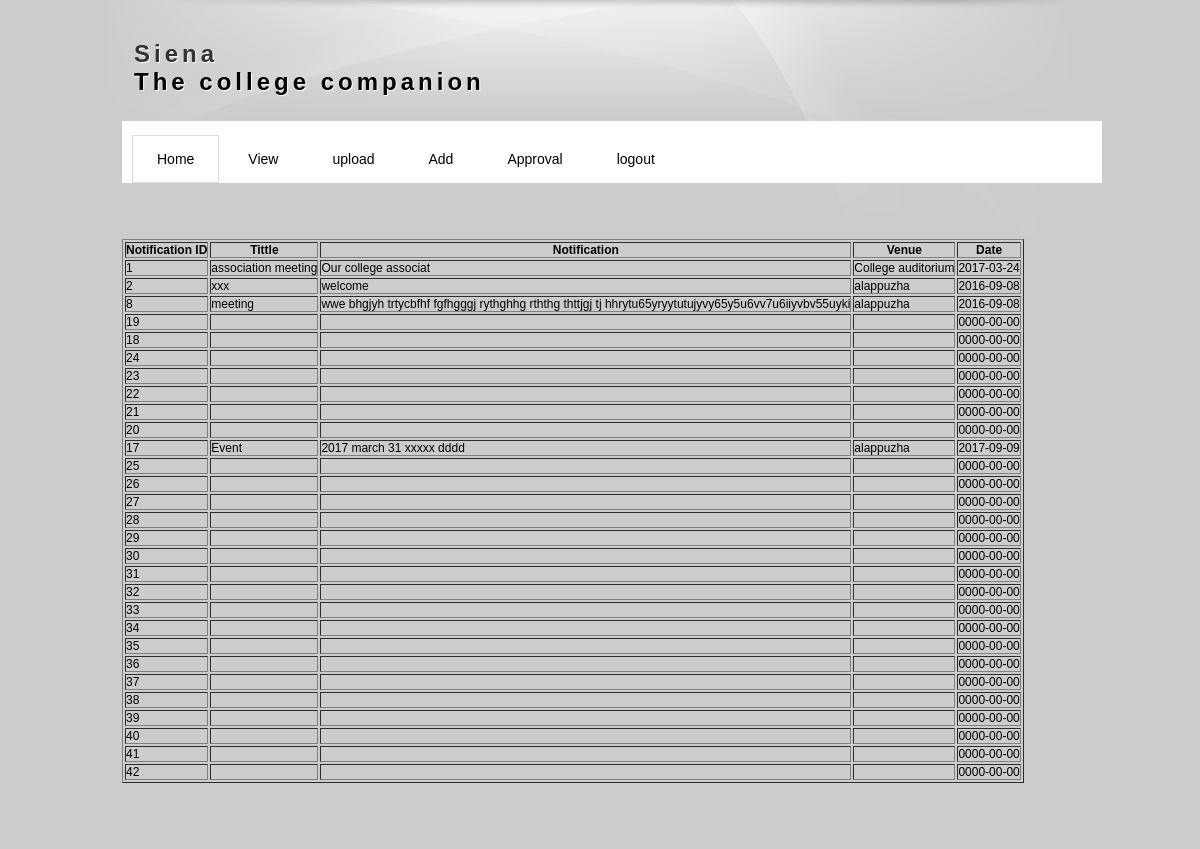
Screenshot of /teacher/viewnotification.php with the database file from the repository.
### tables this page shows
CREATE TABLE `notification` (
  `nid` int(11) NOT NULL auto_increment,
  `tittle` varchar(20) NOT NULL,
  `notification` varchar(100) NOT NULL,
  `venue` varchar(20) NOT NULL,
  `date` date NOT NULL,
  PRIMARY KEY  (`nid`)
);

### shares/db/mydatabase.inc (called while the page is built, shortened)
<?php
	function getDatas($sql){
		$dt = mysql_query($sql);
		$table = array();
		$rno = mysql_num_rows($dt);
		$cno = mysql_num_fields($dt);
		for($i=0;$i<$rno;$i++){
			$row = mysql_fetch_array($dt);
			for($j=0;$j<$cno;$j++){
				$table[$i][$j] = $row[$j];
			}
		}
		return $table;
	}
?>

### teacher/viewnotification.php (the view, shortened to what this page needs)
<?php include("../admin/menu.php");?>
 <?php include_once("../shares/db/mydatabase.inc"); ?>
<div id="site_content">
<br><br><br><br>
<form method="post">
	<table class="datagrid" border="1">
	<tr>
		<th>Notification ID</th>
		<th>Tittle</th>
		<th>Notification</th>
		<th>Venue</th>
		<th>Date</th>
	</tr>
	<?php
		$sql = "select * from notification";
		$tbl = getDatas($sql);
		for($i=0;$i<count($tbl);$i++){
			$cl = ($i%2==0)?"eve":"odd";
			echo "<tr class='$cl'>";
			for($j=0;$j<count($tbl[$i]);$j++){
				echo "<td>".$tbl[$i][$j]."</td>";
			}
?>
<?php
			echo "</tr>";
		}
	?>
	</table>
</form>
</div>
<br/><br/><br/><br/>

### admin/menu.php (shortened to what this page needs)
<!DOCTYPE html PUBLIC "-//W3C//DTD XHTML 1.0 Transitional//EN" "http://www.w3.org/TR/xhtml1/DTD/xhtml1-transitional.dtd">
<html xmlns="http://www.w3.org/1999/xhtml" xml:lang="en" lang="en">
<head>
<link rel="stylesheet" type="text/css" href="../tempfinal/css/main.css" media="screen" />
<link rel="stylesheet" type="text/css" href="../tempfinal/prettyphoto/css/prettyPhoto.css" media="screen" />
</head>
<body>
<div id="wrapper">
  <div id="logo">
    <div id="logo">
  <h1><a href="#">Siena</a> <br>The college companion</b></h1>
  </div>
  <div id="content">
    <ul class="menu" id="jMenu">
      <li class="current"><a href="index.php">Home</a></li>
      <li><a href="">View</a>
      </li>
	  <li><a href="">upload</a>
      </li>
	  <li><a href="">Add</a>
      </li>
	   <li><a href="">Approval</a>
      </li>
	  <li><a href="../common/index.php">logout</a>
      </li>
    </ul>
</div>

### tempfinal/css/main.css (style rules this page uses)
* { margin: 0; padding: 0; }
body { font: 12px Tahoma, Arial, Sans-Serif; color: #000; background: #ccc; }
a { text-decoration: none; color: #000; }
h1 { font-size: 24px; font-weight: normal; margin-bottom: 15px; }
#wrapper { margin: 0 auto; width: 980px; background: url(../images/bg.jpg) no-repeat; }
#logo { padding: 20px 12px 10px; }
#logo h1 { font: bold 24px Arial; text-shadow: 1px 1px 1px #fff; letter-spacing: 4px; }
#logo h1 a { color: #333; }
#content { background: #fff; width: 980px; }
.menu { list-style:none; margin: 14px 25px 0 10px; width: 600px; float: left; }
.menu li { float: left; margin: 0 4px 0 0; }
.menu li a { display: block; font-size: 14px; padding: 14px 24px; border: 1px solid #fff; }
.menu a:hover, .menu li.current a { border: 1px solid #ddd; }
ul { color: #666; margin: 0 0 10px 30px; line-height: 18px; }

### rows the page displays
notification: nid "1", tittle "association meeting", notification "Our college associat", venue "College auditorium", date "2017-03-24"
notification: nid "2", tittle "xxx", notification "welcome", venue "alappuzha", date "2016-09-08"
notification: nid "8", tittle "meeting", notification "wwe bhgjyh trtycbfhf fgfhgggj rythghhg rththg thttjgj tj hhrytu65yryytutujyvy65y5u6vv7u6iiyvbv55uyki", venue "alappuzha", date "2016-09-08"
notification: nid "19", date "0000-00-00"
notification: nid "18", date "0000-00-00"
notification: nid "24", date "0000-00-00"
notification: nid "23", date "0000-00-00"
notification: nid "22", date "0000-00-00"
notification: nid "21", date "0000-00-00"
notification: nid "20", date "0000-00-00"
notification: nid "17", tittle "Event", notification "2017 march 31 xxxxx dddd", venue "alappuzha", date "2017-09-09"
notification: nid "25", date "0000-00-00"
notification: nid "26", date "0000-00-00"
notification: nid "27", date "0000-00-00"
notification: nid "28", date "0000-00-00"
notification: nid "29", date "0000-00-00"
notification: nid "30", date "0000-00-00"
notification: nid "31", date "0000-00-00"
notification: nid "32", date "0000-00-00"
notification: nid "33", date "0000-00-00"
notification: nid "34", date "0000-00-00"
notification: nid "35", date "0000-00-00"
notification: nid "36", date "0000-00-00"
notification: nid "37", date "0000-00-00"
notification: nid "38", date "0000-00-00"
notification: nid "39", date "0000-00-00"
notification: nid "40", date "0000-00-00"
notification: nid "41", date "0000-00-00"
notification: nid "42", date "0000-00-00"
